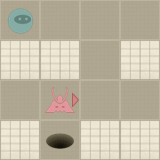

A 2D game scene composited from a Tiled map and its tileset images. What follows is a short description and the map's XML, with each tile layer's data collapsed to a summary:
An orthogonal 4x4 tile map with 40x40 px tiles, 2 tile layers (Level, Actors).

<map version="1.0" orientation="orthogonal" width="4" height="4" tilewidth="40" tileheight="40">
 <properties>
  <property name="moves" value="6" />
 </properties>
 <tileset firstgid="1" name="tiles" tilewidth="40" tileheight="40" spacing="2" margin="2">
  <image source="tiles.png" width="256" height="256" />
  <tile id="0">
   <properties>
    <property name="actor" value="exit" />
   </properties>
  </tile>
  <tile id="2">
   <properties>
    <property name="actor" value="guard" />
    <property name="direction" value="down" />
   </properties>
  </tile>
  <tile id="3">
   <properties>
    <property name="actor" value="guard" />
    <property name="direction" value="left" />
   </properties>
  </tile>
  <tile id="4">
   <properties>
    <property name="actor" value="guard" />
    <property name="direction" value="right" />
   </properties>
  </tile>
  <tile id="5">
   <properties>
    <property name="actor" value="guard" />
    <property name="direction" value="up" />
   </properties>
  </tile>
  <tile id="7">
   <properties>
    <property name="actor" value="player" />
   </properties>
  </tile>
  <tile id="8">
   <properties>
    <property name="actor" value="scroll" />
   </properties>
  </tile>
  <tile id="9">
   <properties>
    <property name="wall" value="1" />
   </properties>
  </tile>
 </tileset>
 <layer name="Level" width="4" height="4">
  <data>[16 cells, 16 non-empty, 2 distinct tile ids]</data>
 </layer>
 <layer name="Actors" width="4" height="4">
  <data>[16 cells, 3 non-empty, 3 distinct tile ids]</data>
 </layer>
</map>
